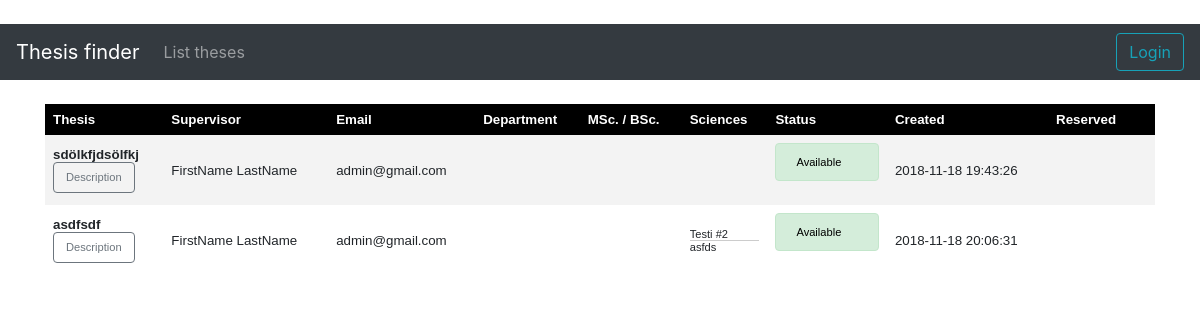
The page /theses on the database its author committed.
### application/theses/models.py (models this page shows, shortened)
class Thesis(Base):
    thesisID = db.Column(db.Integer, primary_key=True)
    title = db.Column(db.String(144), nullable=False)
    description = db.Column(db.String(500), nullable=False)
    level = db.Column(db.Boolean)
    author = db.Column(db.String(144), nullable=True)
    status = db.Column(db.Integer)
    completedOn = db.Column(db.DateTime, default=db.func.current_timestamp())
    reservedOn = db.Column(db.DateTime, nullable = True)
    userID = db.Column(db.String, db.ForeignKey('account.userID'),
                           nullable=False)
    science2thesis = db.relationship("Science", secondary = science2thesis,
                               backref=db.backref('theses', lazy = 'joined'))

### application/science/models.py (models this page shows, shortened)
class Science(Base):
    __tablename__ = "science"
    scienceID = db.Column(db.Integer, primary_key=True)
    name = db.Column(db.String(144), nullable=False)
    science2thesis = db.relationship("Thesis", secondary = science2thesis,
                               backref=db.backref('sciences', lazy = 'dynamic'))

### application/theses/views.py (the view)
@app.route("/theses", methods=["GET"])
def theses_index():
    theses = Thesis.query.all()
    statuses = ["Available","Progressing","Completed"]
    depts = Dept.query.all()
    return render_template("theses/list.html", theses = theses, statuses = statuses, depts = depts)

### application/templates/theses/list.html (shortened to what this page needs)
{% extends "layout.html" %}
{% block body %}
<table>
    <tr>
        <th>Thesis</th>
        <th>Supervisor</th>
        <th>Email</th>
        <th>Department</th>
        <th>MSc. / BSc.</th>
        <th>Sciences</th>
        <th>Status</th>
        <th>Created</th>
        <th>Reserved</th>
        <th colspan="2"></th>
    </tr>
      {% if theses|length < 1 %}
      <tr>
          <td colspan="11">There are no theses in the system</td>
      </tr>
    {% else %}
    {% for thesis in theses %}
    <tr>
        <td><b>{{ thesis.title }}</b><br />
        <button type="button" class="btn btn-outline-secondary" title="{{ thesis.title }}" data-trigger="focus" data-container="body" data-toggle="popover" data-placement="right" data-content="{{thesis.description}}">
        Description</button></td>
        {% set fullname = thesis.account.firstName + ' ' + thesis.account.lastName %}
            <td>{{fullname}}</td>
            <td>{{ thesis.userID }}</td>
            <td>{% for dept in depts %} {% if dept.departmentID == thesis.account.department %} {{dept.name}} {% endif %} {% endfor %}</td>
            {% if thesis.level %}
            <td>Master</td>
            {% elif thesis.level is not none %}
            <td>Bachelor</td>
            {% else %}
            <td />
            {% endif %}
            <td>
                <ul class="listings">
                {% for id in thesis.sciences %}
                    <li class="listings">{{id.name}}</li>
                    {% endfor %}
                </ul>
            </td>
            <td>
            {% if thesis.status == 0 %}
                <div class="alert alert-success" role="alert">
                {{ statuses[thesis.status] }}
            </div>
            {% elif thesis.status == 1 %}
                <div class="alert alert-warning" role="alert">
                    {{ statuses[thesis.status] }}
                </div>
            {% elif thesis.status == 2 %}
                <div class="alert alert-primary" role="alert">
                    {{ statuses[thesis.status] }}
                </div>
            {% endif %}
            </td>
            <td>{{ thesis.createdOn }}</td>
            <td>{{ thesis.reservedOn if thesis.reservedOn }}</td>
        <td>
        </td>
</tr>
    {% endfor %}
      {% endif %}
</table>
{% endblock %}

### application/templates/layout.html (style rules this page uses)
table { font-family: arial, sans-serif; border-collapse: collapse; width: 100%; font-size: smaller; }
th { color: #ffffff; background-color: #000000; text-align: left; padding: 8px; }
td { border: 1px solid #; text-align: left; padding: 8px; }
tr:nth-child(even) { background-color: #f3f3f3; }
.alert { color: #000000; font-size: smaller; }
ul.listings { list-style-type: none; margin: 0; padding: 0; }
li.listings { font-size: smaller; border-bottom: 1px solid #ccc; }
li:last-child.listings { border: none; }
.btn-outline-secondary { font-size: smaller; }

### rows shown on the page
Thesis: title "sdölkfjdsölfkj", fullname "FirstName LastName", userID "admin@gmail.com", status "Available", createdOn "2018-11-18 19:43:26"
Thesis: title "asdfsdf", fullname "FirstName LastName", userID "admin@gmail.com", status "Available", createdOn "2018-11-18 20:06:31"
Science: name "Testi #2"
Science: name "asfds"
